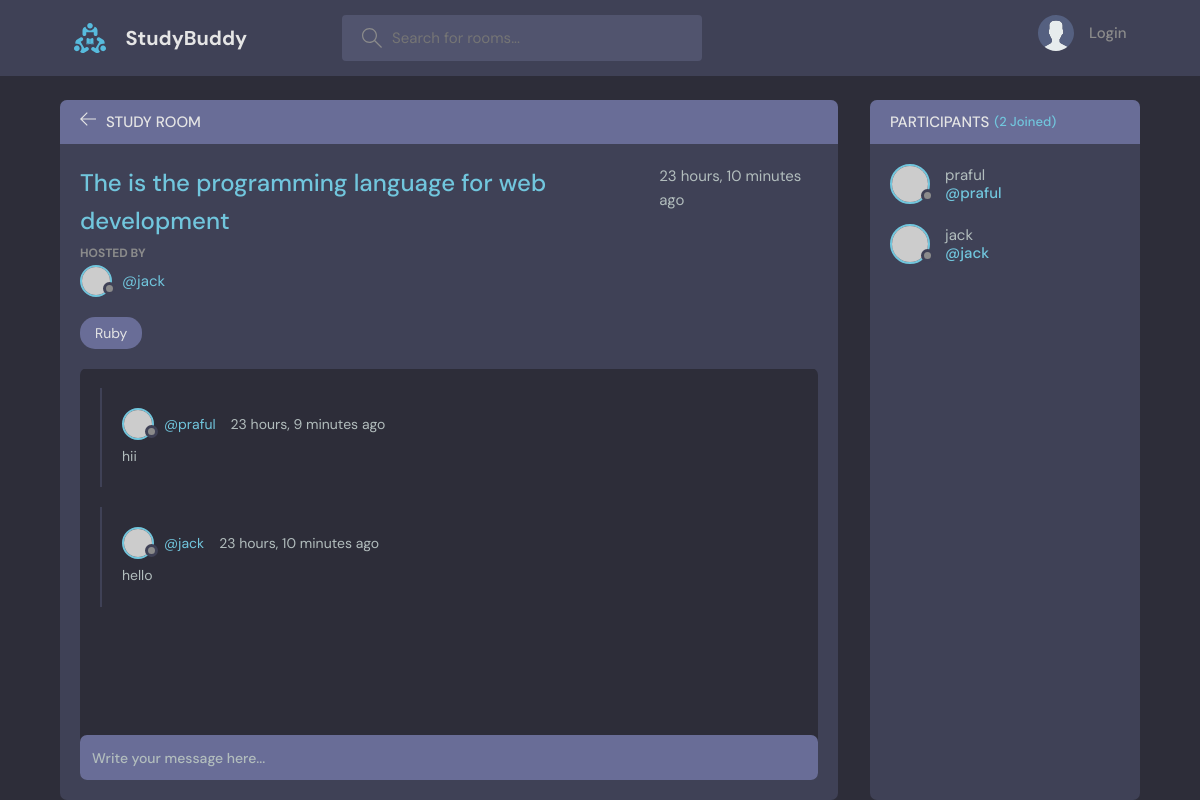
/room/9/, run on the app's committed database.
### base/models.py (models this page shows, shortened)
class Room(models.Model):
    host = models.ForeignKey(User, on_delete=models.SET_NULL, null=True)
    topic = models.ForeignKey(Topic, on_delete=models.SET_NULL, null=True)
    name = models.CharField(max_length=200)
    description = models.TextField(null=True, blank=True)
    participents = models.ManyToManyField(
        User, related_name='participents', blank=True)
    updated = models.DateTimeField(auto_now=True)
    created = models.DateTimeField(auto_now_add=True)
    class Meta:
        ordering = ['-updated', '-created']

class Topic(models.Model):
    name = models.CharField(max_length=200)
    def __str__(self):
        return self.name

class Message(models.Model):
    user = models.ForeignKey(User, on_delete=models.CASCADE)
    room = models.ForeignKey(Room, on_delete=models.CASCADE)
    body = models.TextField()
    updated = models.DateTimeField(auto_now=True)
    created = models.DateTimeField(auto_now_add=True)
    class Meta:
        ordering = ['-updated', '-created']

### base/views.py (the view, shortened to what this page needs)
# urls.py: path('room/<str:pk>/', room, name="room"),
def room(request, pk):
    room = Room.objects.get(id=pk)
    room_messages = room.message_set.all().order_by('-created')
    participents = room.participents.all()
    context = {'room': room, 'room_messages': room_messages,
               'participents': participents}
    return render(request, 'base/room.html', context)

### base/templates/base/room.html (shortened to what this page needs)
{% extends 'main.html' %}
{% block content %}
<main class="profile-page layout layout--2">
  <div class="container">
    <div class="room">
      <div class="room__top">
        <div class="room__topLeft">
          <a href="{% url 'home' %}">
            <svg version="1.1" xmlns="http://www.w3.org/2000/svg" width="32" height="32" viewBox="0 0 32 32">
              <title>arrow-left</title>
              <path
                d="M13.723 2.286l-13.723 13.714 13.719 13.714 1.616-1.611-10.96-10.96h27.625v-2.286h-27.625l10.965-10.965-1.616-1.607z">
              </path>
            </svg>
          </a>
          <h3>Study Room</h3>
        </div>
      </div>
      <div class="room__box scroll">
        <div class="room__header scroll">
          <div class="room__info">
            <h3>{{room.name}}</h3>
            <span>{{room.created|timesince}} ago</span>
          </div>
          <div class="room__hosted">
            <p>Hosted By</p>
            <a href="{% url 'user-profile' room.host.id %}" class="room__author">
              <div class="avatar avatar--small">
                <img src="https://randomuser.me/api/portraits/men/37.jpg" />
              </div>
              <span>@{{room.host.username}}</span>
            </a>
          </div>
          <span class="room__topics">{{room.topic}}</span>
        </div>
        <div class="room__conversation">
          <div class="threads scroll">
            {% for message in room_messages %}
            <div class="thread">
              <div class="thread__top">
                <div class="thread__author">
                  <a href="#" class="thread__authorInfo">
                    <div class="avatar avatar--small">
                      <img src="https://randomuser.me/api/portraits/men/37.jpg" />
                    </div>
                    <span>@{{message.user.username}}</span>
                  </a>
                  <span class="thread__date">{{message.created|timesince}} ago</span>
                </div>
              </div>
              <div class="thread__details">
                {{message.body}}
              </div>
            </div>
            {% endfor %}
          </div>
        </div>
      </div>
      <div class="room__message">
        <form action="" method="POST">
          <input name="body" placeholder="Write your message here..." />
        </form>
      </div>
    </div>
    <div class="participants">
      <h3 class="participants__top">Participants <span>({{participents.count}} Joined)</span></h3>
      <div class="participants__list scroll">
        {% for user in participents %}
        <a href="{% url 'user-profile' user.id %}" class="participant">
          <div class="avatar avatar--medium">
            <img src="https://randomuser.me/api/portraits/men/37.jpg" />
          </div>
          <p>
            {{user.username}}
            <span>@{{user.username}}</span>
          </p>
        </a>
        {% endfor %}
      </div>
    </div>
  </div>
</main>
{% endblock %}

### data on the page
Room: name "The is the programming language for web development", created "23 hours, 10 minutes", host.username "jack", topic "Ruby"
Message: user.username "praful", created "23 hours, 9 minutes", body "hii"
Message: user.username "jack", created "23 hours, 10 minutes", body "hello"

### other printed values
{{ participents.count }} "2"
{{ user.username }} "praful"
{{ user.username }} "jack"
